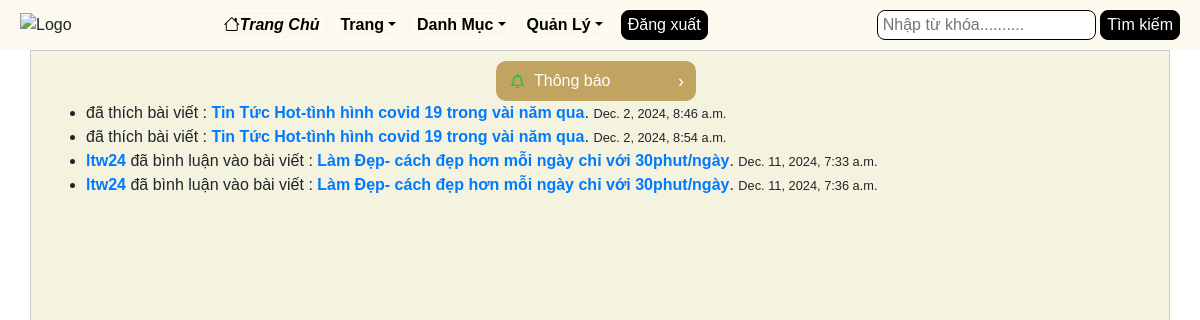
The page /trangchu/thongbao/ (signed in) on the database its author committed.
### api/models.py (models this page shows, shortened)
class Notification(models.Model):
    NOTI_TYPE = ( ("Like", "Like"), ("Comment", "Comment"), ("Bookmark", "Bookmark"))
    user = models.ForeignKey(User, on_delete=models.CASCADE)
    post = models.ForeignKey(Post, on_delete=models.CASCADE)
    type = models.CharField(max_length=100, choices=NOTI_TYPE)
    seen = models.BooleanField(default=False)
    date = models.DateTimeField(auto_now_add=True)
    initiator = models.ForeignKey(User, on_delete=models.CASCADE, related_name="initiated_notifications", null=True, blank=True)
    class Meta:
        verbose_name_plural = "Notification"

class Post(models.Model):
    STATUS = (
        ("Active", "Active"),
        ("Draft", "Draft"),
        ("Disabled", "Disabled"),
    )
    user = models.ForeignKey(User, on_delete=models.CASCADE)
    profile = models.ForeignKey(Profile, on_delete=models.CASCADE, null=True, blank=True)
    title = models.CharField(max_length=100)
    image = models.FileField(upload_to="image", null=True, blank=True)
    description = RichTextUploadingField(blank=True, null=True)
    tags = models.CharField(max_length=100)
    category = models.ForeignKey(Category, on_delete=models.SET_NULL, null=True, related_name='posts')
    status = models.CharField(max_length=100, choices=STATUS, default="Active")
    view = models.IntegerField(default=0)
    likes = models.ManyToManyField(User, blank=True, related_name="likes_user")
    slug = models.SlugField(unique=True, null=True, blank=True)
    date = models.DateTimeField(auto_now_add=True)
    class Meta:
        verbose_name_plural = "Post"

class User(AbstractUser):
    username = models.CharField(unique=True, max_length=100)
    email = models.EmailField(unique=True)
    full_name = models.CharField(max_length=100, null=True, blank=True)
    otp = models.CharField(max_length=100, null=True, blank=True)
    USERNAME_FIELD = 'email'
    REQUIRED_FIELDS = ['username']

### api/views.py (the view)
# urls.py: path('trangchu/thongbao/', api_views.notifications, name='notifications'),
@login_required
def notifications(request):
    notifications = Notification.objects.filter(user=request.user, seen=False)
    for notification in notifications:
            notification.seen = True
            notification.save()
    return render(request, "notifications.html", {"notifications": notifications})

### api/templates/notifications.html (shortened to what this page needs)
{% extends "base.html" %}
{% block content %}
<div class='container'>
    <button class="button">
  Thông báo
  <div class="arrow">›</div><br>
</button>
        <ul>
            {% for notification in notifications %}
                <li style='gap:100px'>
                    {% if notification.type == "Like" %}
                        <strong><a href='{% url 'user_profile' notification.initiator.id %}'>{{ notification.initiator.username }}</a></strong> đã thích bài viết :
                        <strong><a href='{%url 'post_detail' notification.post.id%}'>{{ notification.post.title }}</a></strong>.
                    {% elif notification.type == "Comment" %}
                        <strong><a href='{% url 'user_profile' notification.initiator.id %}'>{{ notification.initiator.username }}</a></strong> đã bình luận vào bài viết :
                        <strong><a href='{%url 'post_detail' notification.post.id%}'>{{ notification.post.title }}</a></strong>.
                    {% elif notification.type == "Bookmark" %}
                        <strong><a href='{% url 'user_profile' notification.initiator.id %}'>{{ notification.initiator.username }}</a></strong> đã lưu bài viết :
                        <strong><a href='{%url 'post_detail' notification.post.id%}'>{{ notification.post.title }}</a></strong>.
                    {% elif notification.type == "Reply" %}
                        <strong><a href='{% url 'user_profile' notification.initiator.id %}'>{{ notification.initiator.username }}</a></strong> đã trả lời bình luận của bạn :
                        <strong><a href='{%url 'post_detail' notification.post.id%}'>{{ notification.post.title }}</a></strong>.
                    {% elif notification.type == "Follow" %}
                        <strong><a href='{% url 'user_profile' notification.initiator.id %}'>{{ notification.initiator.username }}</a></strong> đã theo dõi bạn :
                        <strong><a href='{%url 'post_detail' notification.post.id%}'>{{ notification.post.title }}</a></strong>.
                    {% endif %}
                    <small>{{ notification.date }}</small>
                </li>
            {% empty %}
                <p>Không có thông báo nào.</p>
            {% endfor %}
        </ul>
</div>
{%endblock%}

### static/css/style.css (style rules this page uses)
body { font-family: Arial, sans-serif; margin: 0; padding: 0; }

### api/templates/base.html (style rules this page uses)
body { font-family:Montserat; margin:auto; background-color:rgb(193, 163, 98); }
li { border:1px white solid; padding:2px; border-radius:8px; justify-content:center; align-item:center; margin:auto; height:30px; }
li a { color:black; font-weight:bold; text-align:center; }

### api/templates/notifications.html (style rules this page uses)
body { font-family: Arial, sans-serif; margin: 0; }
.container { border:1px solid #ccc; min-height:880px; height:auto; background-color:#F3F3E0; }
.button { width: 200px; height: 40px; display: flex; align-items: center; justify-content: flex-start; gap: 10px; margin-left:450px; margin-top:10px; padding: 0px 15px; background-color:rgb(193, 163, 98); border-radius: 10px; color: white; border: none; position: relative; cursor: pointer; transition-duration: .2s; }
.bell { width: 13px; }
.arrow { position: absolute; right: 0; width: 30px; height: 100%; font-size: 18px; display: flex; align-items: center; justify-content: center; }

### rows shown on the page
Notification: post "Tin Tức Hot-tình hình covid 19 trong vài năm qua", date "Dec. 2, 2024, 8:46 a.m."
Notification: post "Tin Tức Hot-tình hình covid 19 trong vài năm qua", date "Dec. 2, 2024, 8:54 a.m."
Notification: initiator.username "ltw24", post "Làm Đẹp- cách đẹp hơn mỗi ngày chỉ với 30phut/ngày", date "Dec. 11, 2024, 7:33 a.m."
Notification: initiator.username "ltw24", post "Làm Đẹp- cách đẹp hơn mỗi ngày chỉ với 30phut/ngày", date "Dec. 11, 2024, 7:36 a.m."
